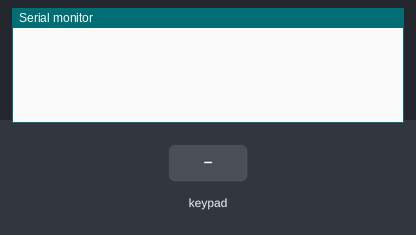
The sketch below on a simulated Arduino Uno, built with avr-gcc and run on an emulated ATmega328P. Shown: the last lines printed to the serial monitor. The test bench sets the inputs (shaded band).

Above: at 1.2 s.
1.3 s: key '#' pressed
At 2.5 s:
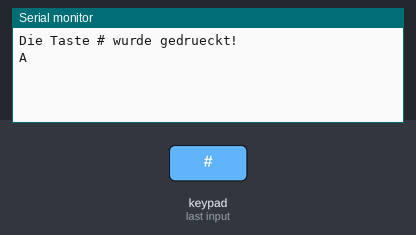
2.8 s: keypad keys 1 2 pressed 0.4 s apart
At 4.1 s:
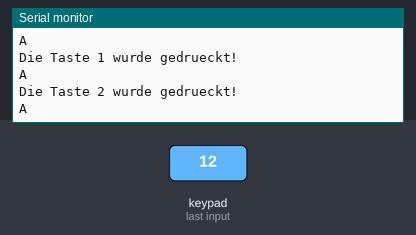
5.1 s: key '*' pressed
At 5.8 s:
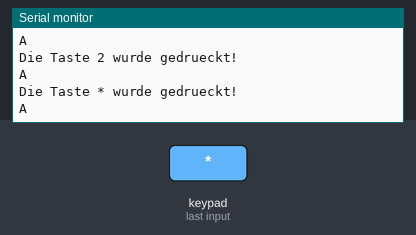
6.6 s: keypad keys 2 5 pressed 0.4 s apart
At 8.2 s:
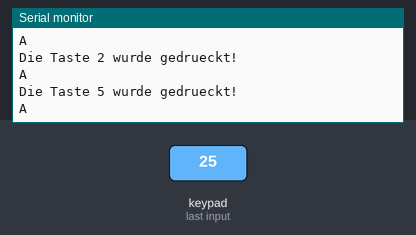
Timing chart, 0 to 9.7 s (numbered marks = the images above; inputs shaded):
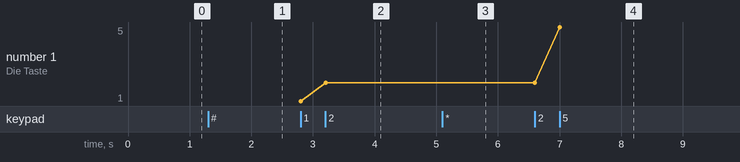

The sketch:

arduinoScript.ino
```cpp
/*
 *  Arduino-Code for the Example of an I2C-Connection between
 *  an Arduino and a Raspberry Pi with Java (Pi4J)
 *  written: May,2020
*/

//including Wire-lib for I2C-Connection
#include <Wire.h>

//including LiquidCrystal-lib for LCD-Display
#include <LiquidCrystal.h>

//including Keypad-lib for Keypad
#include <Key.h>
#include <Keypad.h>

//setting the address for the arduino on the I2C-Bus
#define I2C_ADDRESS 0x40

//setting the dimensions of the Keypad
#define KPD_COLS 3
#define KPD_ROWS 4

//setting the GPIO-Trigger-Pin for the RPi
#define RPI_TRIGGER 3

//the characters for the Keypad
char kpd_keys[KPD_ROWS][KPD_COLS] =
{
{'#','0','*'},
{'9','8','7'},
{'6','5','4'},
{'3','2','1'}
};

//the pins for the Keypad
byte kpd1_cols[KPD_COLS] = { 24, 28, 26 }; //Definition der Pins für die 3 Spalten
byte kpd1_rows[KPD_ROWS] = { 25, 23, 22, 27 };//Definition der Pins für die 4 Zeilen

//the Keypad itself
Keypad kpd11 = Keypad(makeKeymap(kpd_keys), kpd1_rows, kpd1_cols, KPD_ROWS, KPD_COLS);

//the responding char array which will be sent to RPi
char response[] = {'-', '-'};

/*   ##########################
 *   Here starts the SETUP-Code
 *   ##########################
 */
void setup()
{
//making the gpio-Trigger-Pin to an output and setting to HIGH
pinMode(RPI_TRIGGER, OUTPUT);
digitalWrite(RPI_TRIGGER, LOW);

//setting up the I2C-Connection
Wire.begin(I2C_ADDRESS);
Wire.onRequest(requested);

//starting the Serial Monitor
Serial.begin(9600);
}

/*   ############################
 *   Here starts the REQUEST-Code
 *   ############################
 */
void requested()
{
  //sending the Data
  Wire.write(response);

  //un-trigger the Trigger-Pin
  digitalWrite(RPI_TRIGGER, LOW);

  //reset the response-array
  response[0] = '-';
  response[1] = '-';
}

/*   #########################
 *   Here starts the LOOP-Code
 *   #########################
 */
void loop() {

  //checking if any Key is Pressed
  char Taste = kpd11.getKey();
  if(Taste)
  {
    Serial.print("Die Taste ");
    Serial.print(Taste);
    Serial.println(" wurde gedrueckt!");

    //Putting together the Response for the RPi
    response[0] = 'A';
    response[1] = Taste;
    Serial.println(response[0]);

    //Triggering the RPi, so he can request Data
    digitalWrite(RPI_TRIGGER, HIGH);

  }

}
```

Measured:
- after the input at 1.3 s, the serial monitor: prints a new line at once (image 1)
- after the input at 2.8 s, the serial monitor: prints a new line at once (image 2)
- after the input at 5.1 s, the serial monitor: prints a new line at once (image 3)
- after the input at 6.6 s, the serial monitor: prints a new line at once (image 4)
- plotted number 1: 2 → 5 after the input at 6.6 s
